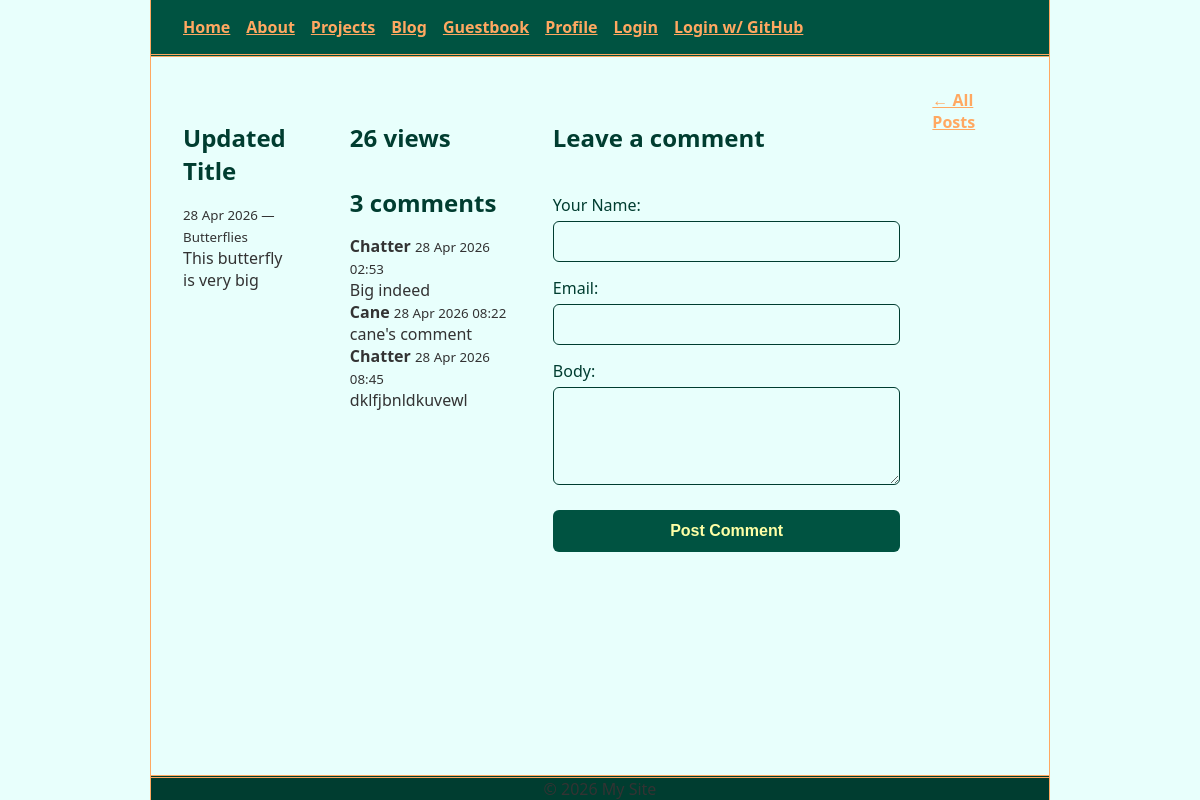
Screenshot of /blog/post/big-butterfly/ with the database file from the repository.
### blog/models.py (models this page shows, shortened)
class Post(models.Model):
    title    = models.CharField(max_length=200)
    slug     = models.SlugField(unique=True)
    body     = models.TextField()
    pub_date = models.DateTimeField(auto_now_add=True)
    category = models.ForeignKey(Category, on_delete=models.SET_NULL, null=True, blank=True, related_name="posts")
    view_count = models.PositiveIntegerField(default=0)
    class Meta:
        ordering = ["-pub_date"]   # newest first

class Category(models.Model):
    name = models.CharField(max_length=100)
    slug = models.SlugField(unique=True)

class Comment(models.Model):
    post    = models.ForeignKey(Post, on_delete=models.CASCADE,
                                related_name="comments")
    author  = models.CharField(max_length=100)
    email   = models.EmailField()
    body    = models.TextField()
    created = models.DateTimeField(auto_now_add=True)
    active  = models.BooleanField(default=True)
    class Meta:
        ordering = ["created"]

### blog/views.py (the view, shortened to what this page needs)
# urls.py: path("post/<slug:slug>/",     views.post_detail,   name="post-detail"),
def post_detail(request, slug):
    post     = get_object_or_404(Post, slug=slug)
    if request.method == "GET":
        Post.objects.filter(pk=post.pk).update(view_count=F("view_count") + 1)
        post.refresh_from_db(fields=["view_count"])
    comments = post.comments.filter(active=True)
    form     = CommentForm()
    return render(request, "blog/post-detail.html", {
        "post": post, "comments": comments, "form": form,
    })

### blog/forms.py (shortened to what this page needs)
class CommentForm(forms.ModelForm):
    class Meta:
        model  = Comment
        fields = ["author", "email", "body"]
        widgets = {
            "body": forms.Textarea(attrs={"rows": 4}),
        }
        labels = {
            "author": "Your Name",
        }

### blog/templates/blog/post-detail.html (shortened to what this page needs)
{% extends "pages/base.html" %}
{% block content %}
<article>
    <h1>{{ post.title }}</h1>
    <small>
        {{ post.pub_date|date:"d M Y" }}{% if post.category %} — {{ post.category.name }}{% endif %}
    </small>
    <div>{{ post.body|linebreaks }}</div>
</article>
<section id="comments">
    <h2>{{ post.view_count }} view{{ post.view_count|pluralize }}</h2>
    <h2>{{ comments|length }} comment{{ comments|length|pluralize }}</h2>
    {% for comment in comments %}
    <div class="comment">
        <strong>{{ comment.author }}</strong>
        <small>{{ comment.created|date:"d M Y H:i" }}</small>
        <p>{{ comment.body }}</p>
    </div>
    {% empty %}
    <p>Be the first to comment.</p>
    {% endfor %}
</section>
<section id="add-comment">
    <h2>Leave a comment</h2>
    <form method="POST">
        {% for field in form %}
        <div>
            {{ field.label_tag }}
            {{ field }}
        </div>
        {% endfor %}
        <button type="submit">Post Comment</button>
    </form>
</section>
<p><a href="{% url 'blog:post-list' %}">← All Posts</a></p>
{% endblock %}

### pages/static/pages/style.css (style rules this page uses)
*, *::before, *::after { box-sizing: border-box; margin: 0; padding: 0; }
:root { --primary-color: #ffa861; --dark-orange: #713300; --dark-color: #003d30; --text-color: #333; --bg-color: #e8fffc; --bg-color-header: #005341; --bg-color-footer: #003d30; --text-color-inverted: #c3f0e6; --bg-color-light: #feffa6; --font-main: 'Segoe UI', system-ui, sans-serif; --spacing-md: 1rem; --spacing-lg: 2rem; }
body { max-width: 900px; min-height: 100vh; margin: 0 auto; color: var(--text-color); background-color: var(--bg-color); font-family: var(--font-main); font-size: 16px; border-left: 1px solid var(--primary-color); border-right: 1px solid var(--primary-color); }
h1, h2, h3 { color: var(--dark-color); margin-bottom: var(--spacing-md); margin-top: var(--spacing-lg); }
a { color: var(--primary-color); font-weight: 700; }
article { margin-right: 2rem; }
body { display: flex; flex-direction: column; justify-content: flex-start; }
article { flex: 1; }
form { width: 100%; max-width: 400px; margin: 40px auto; font-family: system-ui, -apple-system, sans-serif; }
label { display: block; margin-top: 15px; margin-bottom: 5px; font-weight: 500; color: var(--dark-color); font-size: 16px; }
input, textarea { background-color: var(--bg-color); }
input[type="text"], input[type="email"], textarea { width: 100%; max-width: 100%; padding: 10px; border: 1px solid var(--dark-color); border-radius: 6px; box-sizing: border-box; font-family: inherit; font-size: 14px; }
button[type="submit"] { margin-top: 20px; width: 100%; padding: 12px; background-color: var(--bg-color-header); color: var(--bg-color-light); border: none; border-radius: 6px; font-size: 16px; font-weight: bold; cursor: pointer; }

### rows the page displays
Post: title "Updated Title", pub_date "28 Apr 2026", category.name "Butterflies", body "This butterfly is very big", view_count "26"
Comment: author "Chatter", created "28 Apr 2026 02:53", body "Big indeed"
Comment: author "Cane", created "28 Apr 2026 08:22", body "cane's comment"
Comment: author "Chatter", created "28 Apr 2026 08:45", body "dklfjbnldkuvewl"

### other values shown
{{ comments|length }} "3"
{{ field.label_tag }} "Your Name:" "Email:" "Body:"
